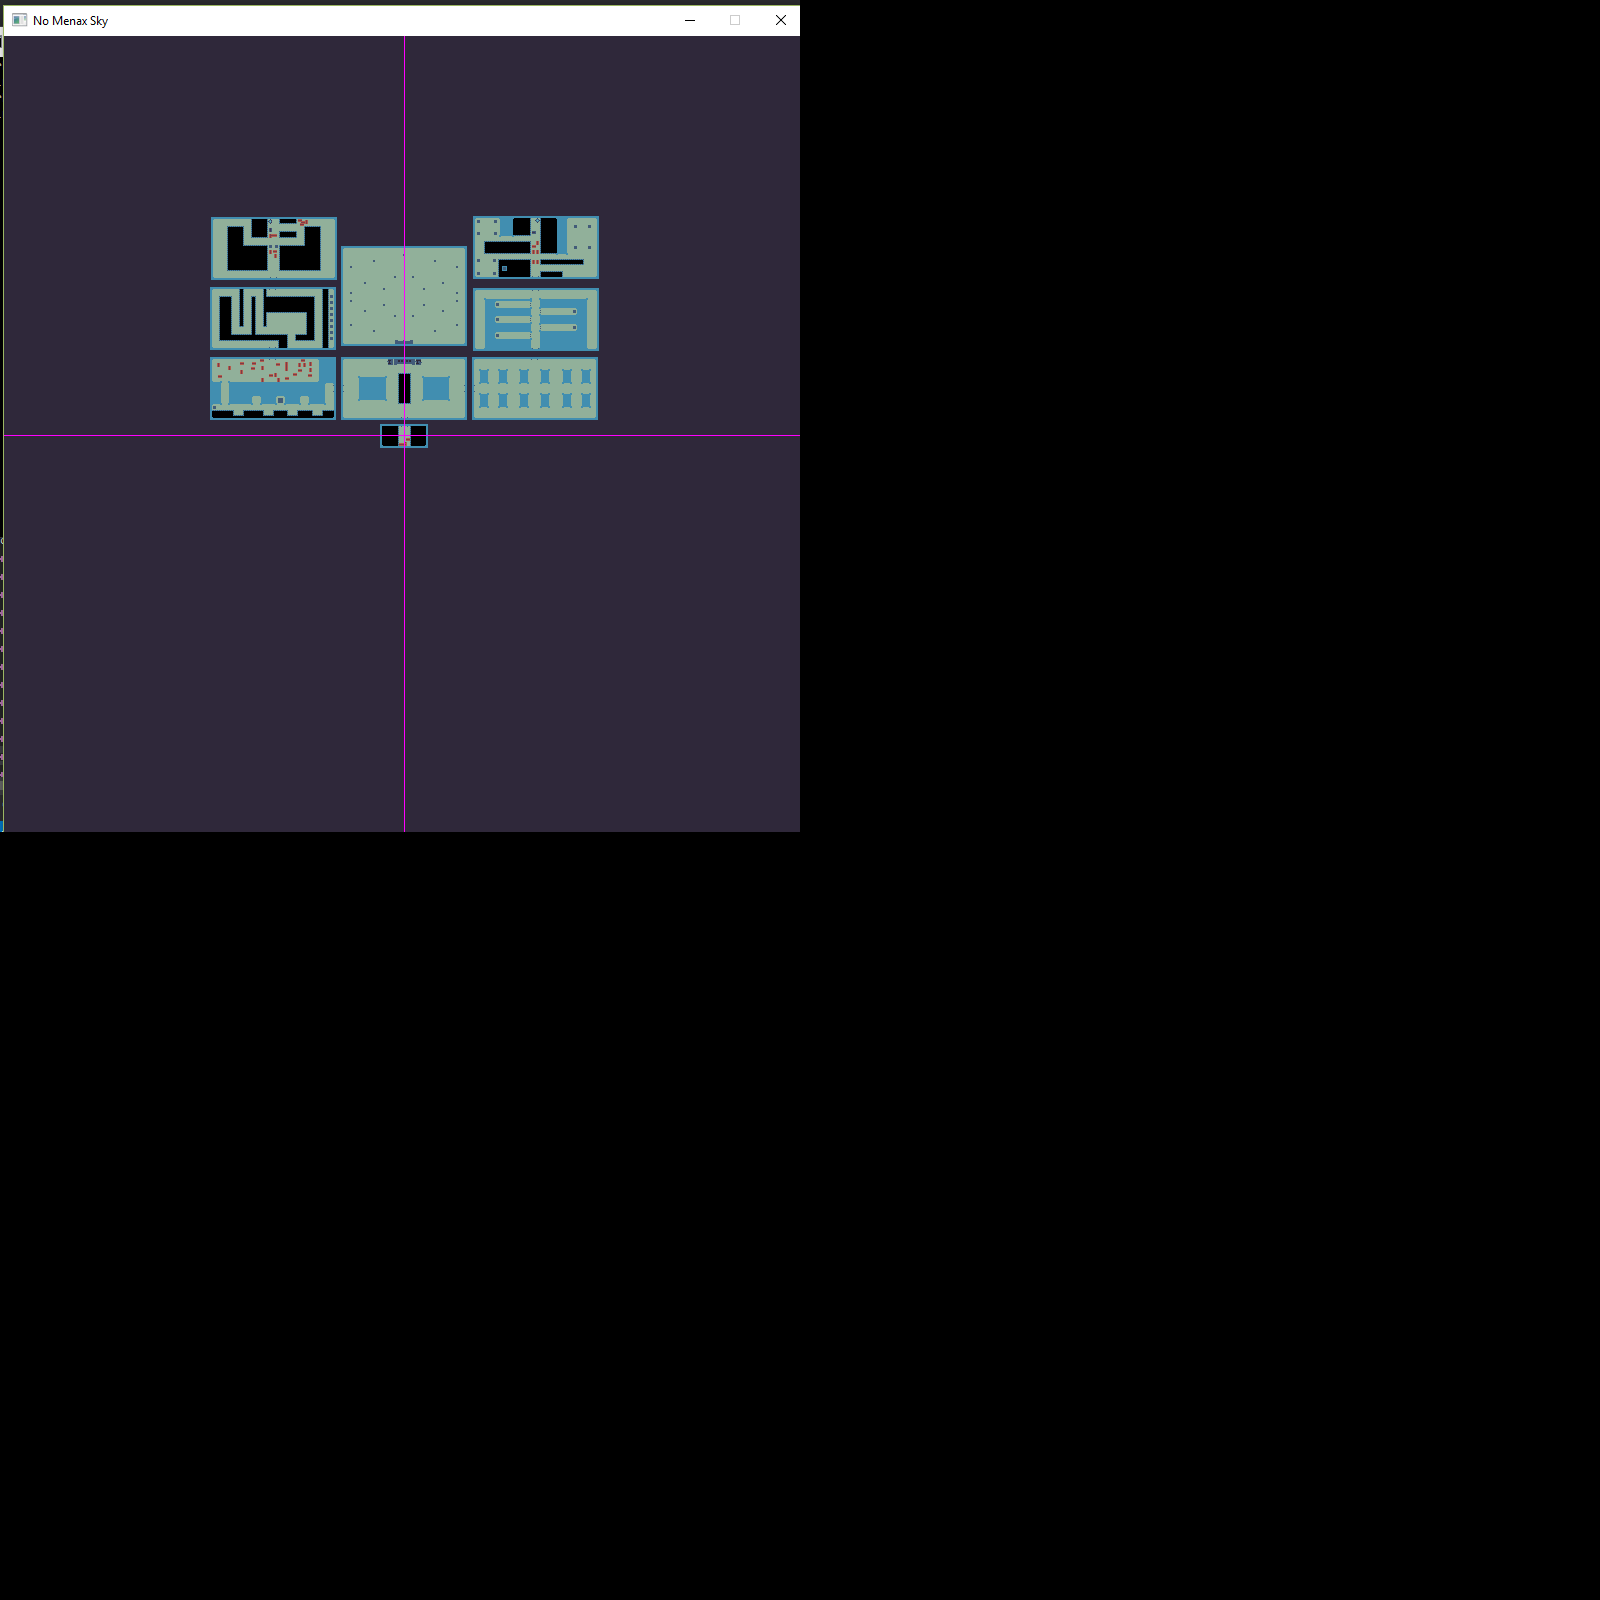

Rendered tile map (Tiled .tmx) drawn with the repository's tilesets; below, a short description and the map source with its tile grids summarised:
An orthogonal 100x100 tile map with 16x16 px tiles, 1 tile layer (Tile Layer 1) and 205 objects (14x door, 2x bossDoor).

<map version="1.0" tiledversion="2017.07.25" orientation="orthogonal" renderorder="right-down" width="100" height="100" tilewidth="16" tileheight="16" nextobjectid="229">
 <tileset firstgid="1" source="planta2.tsx" />
 <layer name="Tile Layer 1" width="100" height="100">
  <data>[10000 cells, 2600 non-empty, 2600 distinct tile ids]</data>
 </layer>
 <objectgroup name="Center">
  <object id="1" x="404" y="434.997" width="1" height="0.988889" />
 </objectgroup>
 <objectgroup name="StaticColliders">
  <object id="2" x="397.962" y="423.179" width="1.03125" height="23.5625" />
  <object id="3" x="398.581" y="443.006" width="8.34375" height="3.64063" />
  <object id="4" x="404.758" y="442" width="2.23438" height="1.27344" />
  <object id="5" x="406" y="438.003" width="4.99219" height="3.00781" />
  <object id="7" x="409.998" y="425.375" width="1.02778" height="20.7" />
  <object id="8" x="406.808" y="445.983" width="4.49444" height="0.844444" />
  <object id="9" x="399" y="424.711" width="11.6889" height="1.28333" />
  <object id="10" x="343.25" y="417.984" width="123.839" height="0.546875" />
  <object id="11" x="340.784" y="357.466" width="2.22222" height="60.7444" />
  <object id="12" x="342.258" y="357.199" width="125.422" height="1.79688" />
  <object id="15" x="465.001" y="357.847" width="1.54688" height="60.2188" />
  <object id="16" x="422.5" y="376.469" width="26.8438" height="23.6875" />
  <object id="17" x="397.938" y="372.938" width="12.9925" height="30.988" />
  <object id="18" x="358.793" y="376.825" width="27.4548" height="23.3991" />
  <object id="23" x="322.012" y="410.012" width="13.913" height="9.91304" />
  <object id="24" x="210.613" y="415" width="114.245" height="4.34783" />
  <object id="26" x="297.031" y="410" width="15.9565" height="10.1236" />
  <object id="28" x="273.031" y="409.969" width="15" height="9.73333" />
  <object id="30" x="242.991" y="410.031" width="20.9333" height="6.97778" />
  <object id="32" x="209.377" y="410.011" width="24.6239" height="7.04028" />
  <object id="33" x="333.997" y="361.88" width="2.09091" height="57.5455" />
  <object id="34" x="308.549" y="382.886" width="16.6364" height="21.2965" />
  <object id="35" x="284.614" y="383.448" width="15.8103" height="20.8182" />
  <object id="36" x="278.031" y="398" width="4.96773" height="5.0034" />
  <object id="37" x="260.761" y="383.216" width="15.4545" height="20.8182" />
  <object id="38" x="229.011" y="383.215" width="22.9886" height="20.82" />
  <object id="39" x="212.989" y="405.989" width="2.99503" height="3.00568" />
  <object id="40" x="210.202" y="355.153" width="1.79261" height="55" />
  <object id="41" x="211.5" y="381.948" width="9.5625" height="22.1026" />
  <object id="43" x="229.04" y="381.987" width="92.1818" height="4.91042" />
  <object id="44" x="319.001" y="356.965" width="16.3203" height="26" />
  <object id="45" x="211.518" y="356.734" width="109.795" height="2.25" />
  <object id="46" x="301" y="358.984" width="3.99219" height="3.00781" />
  <object id="47" x="297.992" y="362.977" width="3" height="4.00781" />
  <object id="48" x="303" y="362.991" width="2.99219" height="4" />
  <object id="49" x="309.009" y="362" width="3" height="4" />
  <object id="50" x="297.992" y="368.984" width="4.00781" height="2.99219" />
  <object id="51" x="307.992" y="374" width="4" height="3" />
  <object id="52" x="292.969" y="372.969" width="4.00417" height="3.03542" />
  <object id="53" x="284.998" y="376.989" width="3.98958" height="2.99653" />
  <object id="54" x="285.008" y="362.004" width="2.98542" height="8.99653" />
  <object id="55" x="277.002" y="377.978" width="3" height="4.33125" />
  <object id="56" x="273.978" y="372.982" width="3.01528" height="4" />
  <object id="57" x="275.98" y="362.98" width="4.01953" height="3.01563" />
  <object id="58" x="268.978" y="373.989" width="4.02431" height="3" />
  <object id="59" x="260.996" y="377.987" width="2.98611" height="4.2375" />
  <object id="60" x="216.954" y="362.984" width="3.03125" height="3.96875" />
  <object id="61" x="217.985" y="375" width="4" height="2.96875" />
  <object id="62" x="227.938" y="365.938" width="3" height="4" />
  <object id="63" x="240" y="370.002" width="2.96875" height="4" />
  <object id="64" x="240" y="362.009" width="3.97083" height="2.96181" />
  <object id="65" x="251.989" y="361.99" width="4" height="3" />
  <object id="66" x="250.98" y="367.013" width="4" height="2.96875" />
  <object id="67" x="261.05" y="366.012" width="2.9375" height="3.99167" />
  <object id="68" x="333.978" y="286.169" width="1.9375" height="62.75" />
  <object id="69" x="210.797" y="347.985" width="126.125" height="3.25" />
  <object id="70" x="210.793" y="287.004" width="126.013" height="2" />
  <object id="71" x="210.094" y="285.565" width="1.91304" height="63.1087" />
  <object id="72" x="322.014" y="287.611" width="6.25" height="60.25" />
  <object id="73" x="329.988" y="295.004" width="2.9966" height="2.98879" />
  <object id="74" x="330" y="301.006" width="3" height="2.9854" />
  <object id="75" x="330.008" y="306.988" width="2.97996" height="2.99898" />
  <object id="76" x="329.992" y="313.012" width="3" height="2.97894" />
  <object id="77" x="329.992" y="319" width="2.99117" height="2.98335" />
  <object id="78" x="329.992" y="325.004" width="2.99117" height="2.99015" />
  <object id="79" x="330.012" y="331" width="2.97317" height="2.98676" />
  <object id="80" x="329.978" y="336.979" width="3.00679" height="3.01121" />
  <object id="81" x="295" y="334.043" width="19.9787" height="7.0029" />
  <object id="82" x="306.007" y="296.087" width="8.94973" height="43.7826" />
  <object id="83" x="264.033" y="296" width="50.1739" height="16.9565" />
  <object id="84" x="263" y="287.75" width="4.00833" height="39.2278" />
  <object id="85" x="277.984" y="334" width="10.0469" height="14.125" />
  <object id="86" x="219.031" y="333.978" width="61.7472" height="6.9375" />
  <object id="87" x="219.02" y="295.984" width="12.9606" height="42.1406" />
  <object id="88" x="239.02" y="287.255" width="4.98611" height="39.7278" />
  <object id="89" x="250.969" y="296" width="5.06929" height="40.3478" />
  <object id="90" x="334.938" y="217.438" width="2" height="62.375" />
  <object id="91" x="210.893" y="277.985" width="125.442" height="1.41806" />
  <object id="92" x="211.991" y="217.063" width="124.134" height="1.90625" />
  <object id="93" x="210.391" y="216.913" width="2.56522" height="62.4783" />
  <object id="94" x="304.031" y="226" width="16.9091" height="45" />
  <object id="95" x="279.029" y="245" width="28.608" height="26.0202" />
  <object id="96" x="279.024" y="231.02" width="17.9815" height="6.9798" />
  <object id="97" x="297.956" y="218.56" width="10.0781" height="3.42756" />
  <object id="98" x="300.997" y="221.956" width="6.96164" height="2" />
  <object id="99" x="300.016" y="222.984" width="4.07245" height="3.07529" />
  <object id="100" x="279.031" y="218.727" width="17.9716" height="5.24716" />
  <object id="103" x="275.007" y="245.011" width="3" height="2.97576" />
  <object id="104" x="269.003" y="244.984" width="2.99503" height="3" />
  <object id="105" x="269" y="249.984" width="2.99787" height="3.99503" />
  </objectgroup>
 <objectgroup name="2.0">
  <!-- 17 objects omitted --></objectgroup>
 <objectgroup name="2.1">
  <!-- 16 objects omitted --></objectgroup>
 <objectgroup name="2.2">
  <!-- 12 objects omitted --></objectgroup>
 <objectgroup name="2.3">
  <!-- 10 objects omitted --></objectgroup>
 <objectgroup name="2.4">
  <!-- 8 objects omitted --></objectgroup>
 <objectgroup name="2.5">
  <!-- 7 objects omitted --></objectgroup>
 <objectgroup name="2.6">
  <!-- 5 objects omitted --></objectgroup>
 <objectgroup name="2.7">
  <!-- 3 objects omitted --></objectgroup>
 <objectgroup name="2.8">
  <!-- 1 objects omitted --></objectgroup>
</map>
<!-- 114 of 205 objects omitted -->